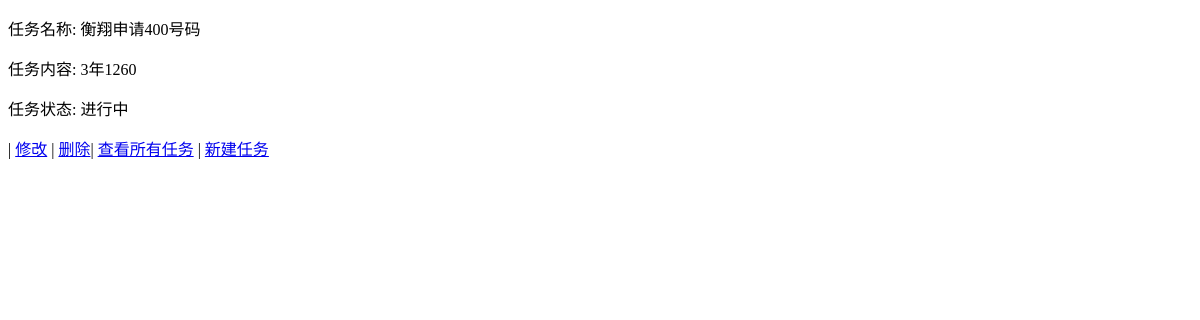
The app's page /tasks/7/, older data.
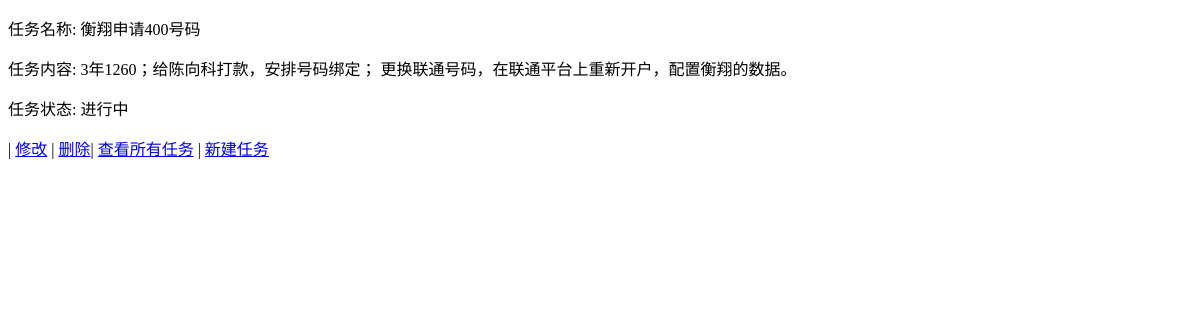
The same page, newer data.
### tasks/models.py (models this page shows, shortened)
class Task(models.Model):
    name = models.CharField(verbose_name="任务名称", max_length=65, unique=True)
    content = models.TextField(verbose_name="任务内容",default=" ")
    status = models.CharField(verbose_name="状态", max_length=1, choices=Status.choices)

### tasks/views.py (the view)
# urls.py: re_path(r'^(?P<pk>\d+)/$', views.TaskDetailView.as_view(), name='task_detail'),
class TaskDetailView(DetailView):
    model = Task

### tasks/templates/tasks/task_detail.html (shortened to what this page needs)
 <!DOCTYPE html>
 <html lang="en">
 <head>
 </head>
 <body>
 <p> 任务名称: {{ task.name }}
 </p>
  <p> 任务内容: {{ task.content }} </p>
 <p> 任务状态: {{ task.get_status_display }} </p>
 <p>| <a href="{% url 'tasks:task_update' task.id %}">修改</a> |
     <a href="{% url 'tasks:task_delete' task.id %}">删除</a>| <a href="{% url 'tasks:task_list' %}">查看所有任务</a> |
     <a href="{% url 'tasks:task_create'%}">新建任务</a>
 </p>
 </body>
 </html>

Row changes from the older to the newer data that the page shows:
changed Task "衡翔申请400号码": content "3年1260" → "3年1260；给陈向科打款，安排号码绑定； 更换联通号码，在联通平台上重新开户，配置衡翔的数据。"
